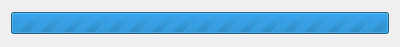
<?xml version="1.0" encoding="UTF-8"?>
<ui version="4.0">
 <class>ProgressDialog</class>
 <widget class="QDialog" name="ProgressDialog">
  <property name="geometry">
   <rect>
    <x>0</x>
    <y>0</y>
    <width>400</width>
    <height>47</height>
   </rect>
  </property>
  <property name="minimumSize">
   <size>
    <width>400</width>
    <height>47</height>
   </size>
  </property>
  <property name="maximumSize">
   <size>
    <width>16777215</width>
    <height>47</height>
   </size>
  </property>
  <property name="windowTitle">
   <string/>
  </property>
  <property name="modal">
   <bool>true</bool>
  </property>
  <layout class="QVBoxLayout" name="verticalLayout">
   <item>
    <widget class="QProgressBar" name="progressBar">
     <property name="maximum">
      <number>0</number>
     </property>
     <property name="value">
      <number>0</number>
     </property>
     <property name="textVisible">
      <bool>false</bool>
     </property>
    </widget>
   </item>
  </layout>
 </widget>
 <resources/>
 <connections/>
</ui>
